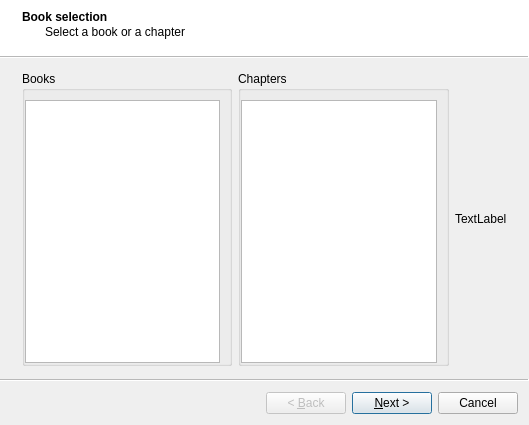
<?xml version="1.0" encoding="UTF-8"?>
<ui version="4.0">
 <class>BookExportWizard</class>
 <widget class="QWizard" name="BookExportWizard">
  <property name="geometry">
   <rect>
    <x>0</x>
    <y>0</y>
    <width>529</width>
    <height>425</height>
   </rect>
  </property>
  <property name="windowTitle">
   <string>Wizard</string>
  </property>
  <property name="wizardStyle">
   <enum>QWizard::ModernStyle</enum>
  </property>
  <property name="options">
   <set>QWizard::NoDefaultButton</set>
  </property>
  <widget class="QWizardPage" name="wizardPage1">
   <property name="title">
    <string>Book selection</string>
   </property>
   <property name="subTitle">
    <string>Select a book or a chapter</string>
   </property>
   <layout class="QHBoxLayout" name="horizontalLayout">
    <item>
     <widget class="QGroupBox" name="groupBox">
      <property name="title">
       <string>Books</string>
      </property>
      <property name="flat">
       <bool>true</bool>
      </property>
      <layout class="QVBoxLayout" name="verticalLayout">
       <property name="leftMargin">
        <number>0</number>
       </property>
       <property name="bottomMargin">
        <number>0</number>
       </property>
       <item>
        <widget class="QListWidget" name="bookListWidget"/>
       </item>
      </layout>
     </widget>
    </item>
    <item>
     <widget class="QGroupBox" name="groupBox_2">
      <property name="title">
       <string>Chapters</string>
      </property>
      <property name="flat">
       <bool>true</bool>
      </property>
      <layout class="QVBoxLayout" name="verticalLayout_2">
       <property name="leftMargin">
        <number>0</number>
       </property>
       <property name="bottomMargin">
        <number>0</number>
       </property>
       <item>
        <widget class="QListWidget" name="chapterListWidget">
         <property name="showDropIndicator" stdset="0">
          <bool>false</bool>
         </property>
         <property name="uniformItemSizes">
          <bool>true</bool>
         </property>
        </widget>
       </item>
      </layout>
     </widget>
    </item>
    <item>
     <widget class="QLabel" name="notPrintableLabel">
      <property name="text">
       <string notr="true">TextLabel</string>
      </property>
     </widget>
    </item>
   </layout>
  </widget>
  <widget class="QWizardPage" name="wizardPage2">
   <layout class="QVBoxLayout" name="verticalLayout_3">
    <item>
     <widget class="QGroupBox" name="extensionGroupBox">
      <property name="title">
       <string>Choose an extension</string>
      </property>
      <layout class="QHBoxLayout" name="formatButtonsLayout"/>
     </widget>
    </item>
    <item>
     <widget class="QWidget" name="destinationWidget" native="true">
      <layout class="QHBoxLayout" name="horizontalLayout_2">
       <item>
        <widget class="QLabel" name="destinationLabel">
         <property name="text">
          <string>Destination:</string>
         </property>
        </widget>
       </item>
       <item>
        <widget class="QLineEdit" name="destinationLineEdit"/>
       </item>
       <item>
        <widget class="QPushButton" name="selectDestinationButton">
         <property name="text">
          <string>Select</string>
         </property>
        </widget>
       </item>
      </layout>
     </widget>
    </item>
    <item>
     <widget class="Line" name="line">
      <property name="orientation">
       <enum>Qt::Horizontal</enum>
      </property>
     </widget>
    </item>
    <item>
     <layout class="QFormLayout" name="formLayout_2">
      <item row="0" column="0">
       <widget class="QLabel" name="fontSizeLabel">
        <property name="text">
         <string>Font size:</string>
        </property>
       </widget>
      </item>
      <item row="0" column="1">
       <widget class="QSpinBox" name="fontSizeSpinBox">
        <property name="minimum">
         <number>8</number>
        </property>
        <property name="maximum">
         <number>30</number>
        </property>
        <property name="value">
         <number>12</number>
        </property>
       </widget>
      </item>
      <item row="1" column="0">
       <widget class="QLabel" name="fontFamilyLabel">
        <property name="text">
         <string>Font family:</string>
        </property>
       </widget>
      </item>
      <item row="1" column="1">
       <widget class="QFontComboBox" name="fontComboBox">
        <property name="currentFont">
         <font>
          <family>Times New Roman</family>
         </font>
        </property>
       </widget>
      </item>
      <item row="2" column="0">
       <widget class="QLabel" name="paragraphTopMarginLabel">
        <property name="text">
         <string>Paragraph top margin:</string>
        </property>
       </widget>
      </item>
      <item row="2" column="1">
       <widget class="QSpinBox" name="paragraphTopMarginSpinBox"/>
      </item>
      <item row="3" column="0">
       <widget class="QLabel" name="paragraphFirstLineIndentLabel">
        <property name="text">
         <string>Paragraph's first line indent:</string>
        </property>
       </widget>
      </item>
      <item row="3" column="1">
       <widget class="QSpinBox" name="paragraphFirstLineIndentSpinBox"/>
      </item>
      <item row="4" column="0">
       <widget class="QLabel" name="spaceBetweenLinesLabel">
        <property name="text">
         <string>Space between lines</string>
        </property>
       </widget>
      </item>
      <item row="4" column="1">
       <widget class="QSpinBox" name="spaceBetweenLinesSpinBox">
        <property name="suffix">
         <string>%</string>
        </property>
        <property name="minimum">
         <number>50</number>
        </property>
        <property name="maximum">
         <number>500</number>
        </property>
        <property name="singleStep">
         <number>10</number>
        </property>
        <property name="value">
         <number>100</number>
        </property>
       </widget>
      </item>
     </layout>
    </item>
   </layout>
  </widget>
 </widget>
 <resources/>
 <connections/>
</ui>
